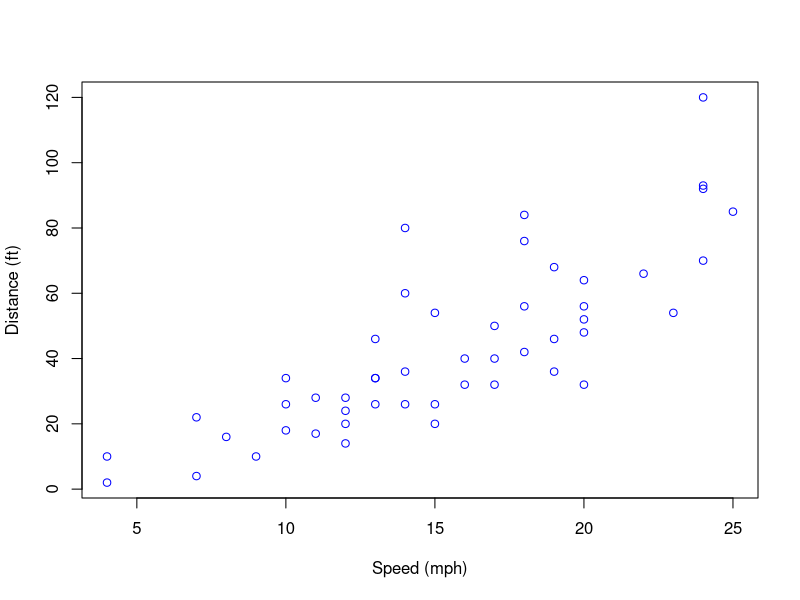
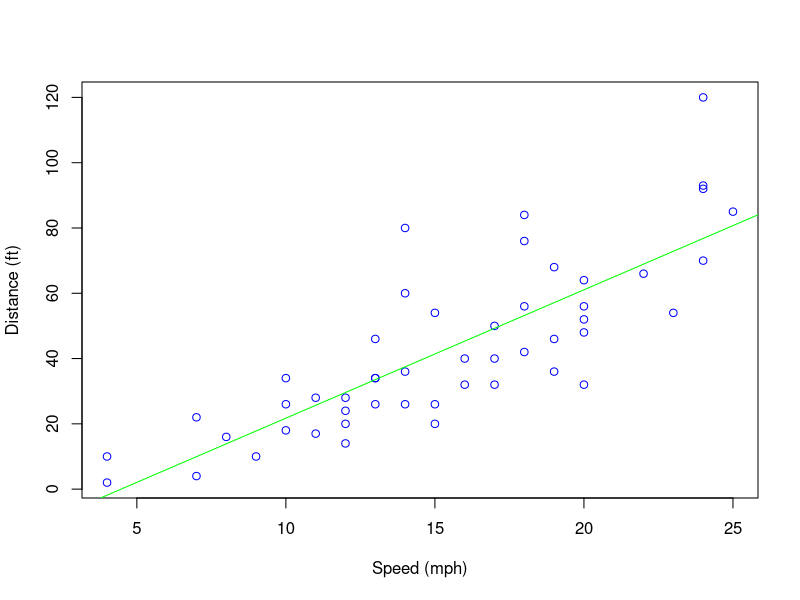
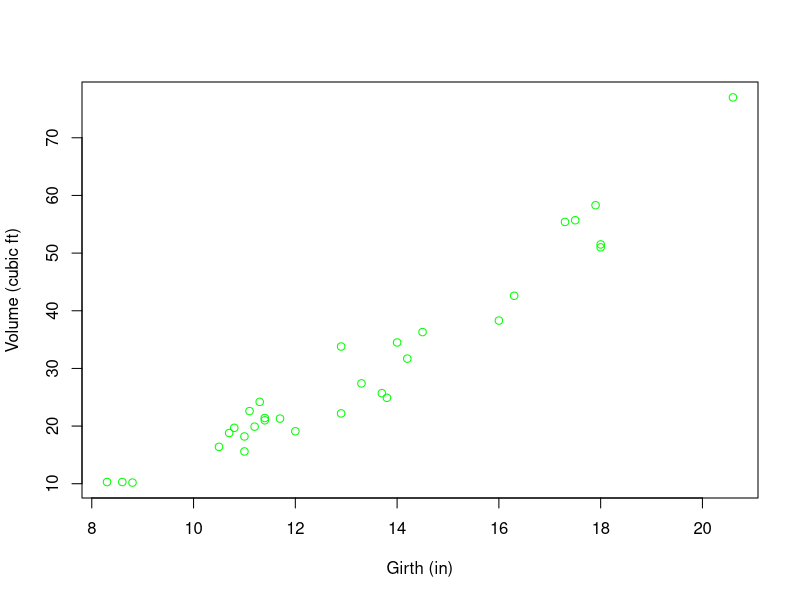
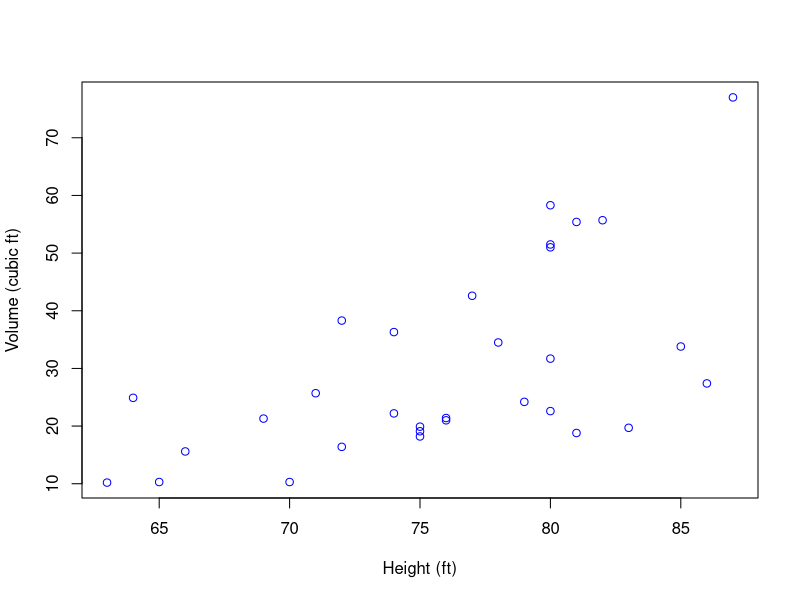

These charts were generated, in order, by the following R code:
## ---- chunk 1
knitr::opts_chunk$set(echo = TRUE)
## ---- chunk 2
plot(cars$speed, cars$dist, xlab="Speed (mph)", ylab="Distance (ft)", col='blue')
## ---- chunk 3
r = cor(cars$speed, cars$dist)
r
## ---- chunk 4
model = lm(cars$dist ~ cars$speed)
plot(cars$speed, cars$dist, xlab="Speed (mph)", ylab="Distance (ft)", col='blue')
abline(model, col='green')
## ---- chunk 5
summary(model)
## ---- chunk 6
b = model$coefficients[1]
b

m = model$coefficients[2]
m
## ---- chunk 7
m * 20 + b
## ---- chunk 8
rms = sd(cars$dist) * sqrt(1 - r**2)
rms
## ---- chunk 9
plot(trees$Girth, trees$Volume, xlab="Girth (in)", ylab="Volume (cubic ft)", col='green')
## ---- chunk 10
plot(trees$Height, trees$Volume, xlab="Height (ft)", ylab="Volume (cubic ft)", col='blue')
## ---- chunk 11
cor(trees$Girth, trees$Volume)
cor(trees$Height, trees$Volume)
## ---- chunk 12
#model = lm(trees$??? ~ trees$Volume)
#plot(trees$???, trees$Volume, xlab="???", ylab="Volume (cubic ft)"", col='blue')
#abline(model, col='green')
## ---- chunk 13
#summary(model)
